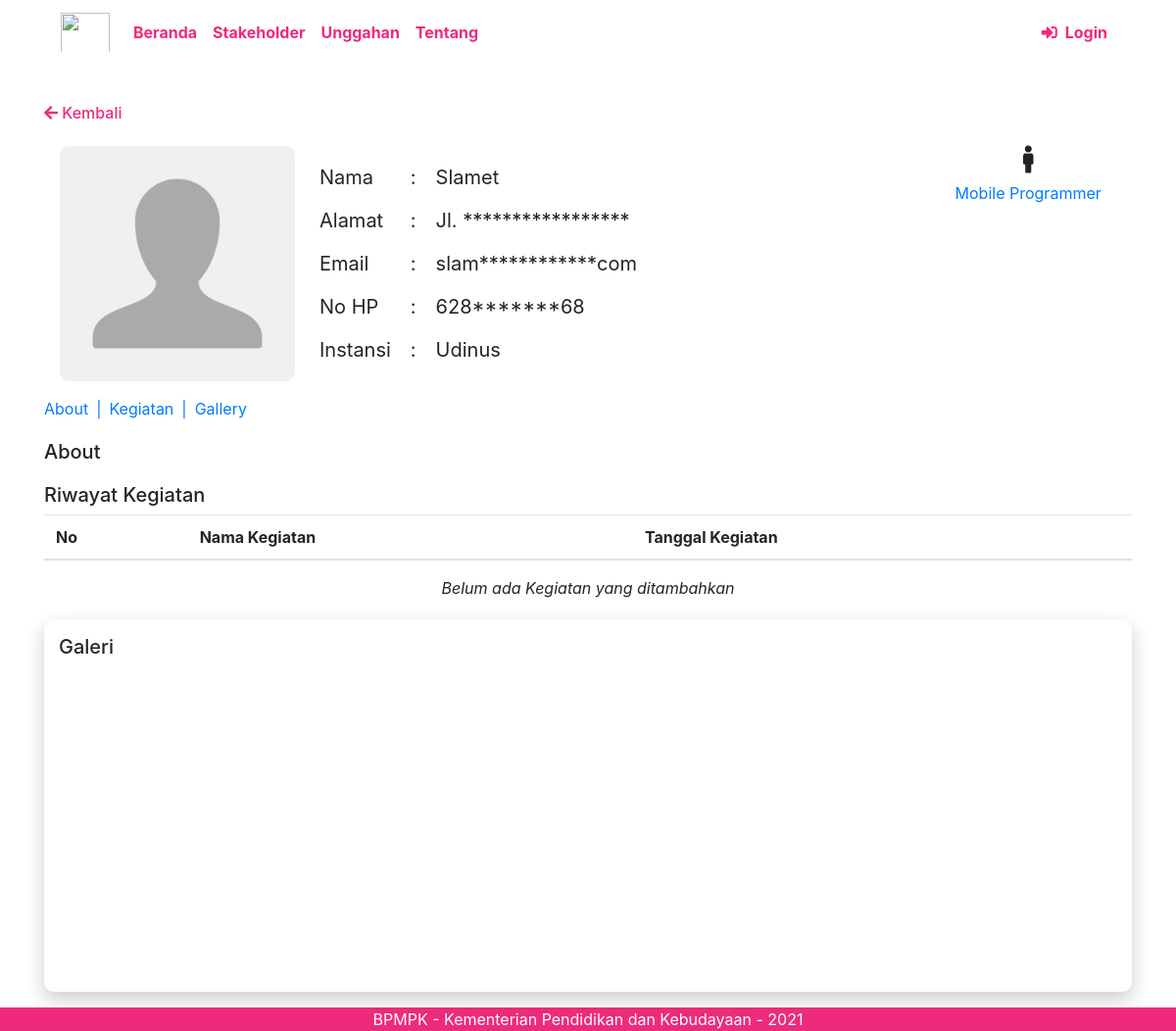
Page /stakeholder/detailData/24 on the committed database.
### tables this page shows
CREATE TABLE `user_data` (
  `id_user` int(5) NOT NULL,
  `fullname` varchar(100) DEFAULT NULL,
  `email` varchar(50) DEFAULT NULL,
  `password` varchar(1000) DEFAULT NULL,
  `photo_user` varchar(100) DEFAULT NULL,
  `address_user` varchar(100) DEFAULT NULL,
  `phone_user` varchar(20) DEFAULT NULL,
  `id_category_user` int(2) DEFAULT NULL,
  `id_keahlian_user` int(3) DEFAULT NULL,
  `instansi` varchar(500) DEFAULT NULL,
  `gender` enum('male','female') DEFAULT NULL,
  `about` text,
  `status` enum('active','non active') DEFAULT NULL
);

CREATE TABLE `user_keahlian` (
  `id_keahlian` int(3) NOT NULL,
  `keahlian_user` varchar(50) DEFAULT NULL
);

### application/modules/stakeholder/controllers/Stakeholder.php (called while the page is built, shortened)
<?php
class Stakeholder extends CI_Controller
{
    public function __construct()
    {
        $this->load->model('m_stakeholder');
    }
    public function detailData($id = null)
    {
        $data['title'] = "Data Stakeholder";
        $data['user'] = $this->db->get_where('user_data', ['id_user' => $this->session->userdata('id_user')])->row();
        $data["stakeholder_data"] = $this->m_stakeholder->tampil_data($id);
        $data["kegiatan"] = $this->m_stakeholder->tampil_kegiatan($id)->result();
        $data["gallery"] = $this->m_stakeholder->tampil_gallery($id)->result();
        $this->load->view('template/header_view', $data);
        $this->load->view('template/nav_view', $data);
        $this->load->view('data_view', $data);
        $this->load->view('template/footer_view');
    }
}

### index.php (called while the page is built, shortened)
<?php
require_once BASEPATH.'core/CodeIgniter.php';

### application/modules/stakeholder/models/M_stakeholder.php (called while the page is built, shortened)
<?php
class m_stakeholder extends CI_Model
{
	public function tampil_data($id)
	{
		$this->db->select("*");
		$this->db->from("user_data");
		$this->db->join('user_kategori', 'user_kategori.id_cat = user_data.id_category_user');
		$this->db->join('user_keahlian', 'user_keahlian.id_keahlian = user_data.id_keahlian_user', 'left');
		$this->db->where("user_data.id_user=" . $id);
		return $this->db->get()->row();
	}
	public function tampil_gallery($id)
	{
		$this->db->select('*');
		$this->db->from('user_produk');
		$this->db->join('kategori_file', 'kategori_file.id_kategori_file = user_produk.id_kategori', 'left');
		$this->db->where('id_user =' . $id);
		$this->db->where('status_produk ', '2');
		return $this->db->get();
	}
}

### application/modules/stakeholder/views/data_view.php (the view, shortened to what this page needs)
<body>
    <div id="data_detail" class="container my-3  py-4 ">
        <a class="back-link" href="<?= base_url('stakeholder') ?>">
            <h6 ><i class="fas fa-arrow-left "></i> Kembali</h6>
        </a>
        <div class="detail row my-auto px-3 py-3">
            <img id="profile_image" class=" photo_user" src="<?= base_url('storage/profile_user/' . $stakeholder_data->photo_user) ?>" alt="">
            <div class="col biodata">
                <table>
                    <tr class="txtbio">
                        <td> Nama</td>
                        <td>:</td>
                        <td><?= $stakeholder_data->fullname ?></td>
                    </tr>
                    <tr class="txtbio">
                        <td>Alamat</td>
                        <td>:</td>
                        <td>
                            <?php if (!$this->session->userdata('id_user')) {
                                $address = $stakeholder_data->address_user;
                                if ($address != '') {
                                    $count = strlen($address) - 4;
                                    $output = substr_replace($address, str_repeat('*', $count), 4, $count);
                                    echo $output;
                                }
                            } else {
                                echo $stakeholder_data->address_user;
                            } ?>
                        </td>
                    </tr>
                    <tr class="txtbio">
                        <td>Email</td>
                        <td>:</td>
                        <td>
                            <?php if (!$this->session->userdata('id_user')) {
                                $email = $stakeholder_data->email;
                                $count = strlen($email) - 7;
                                $output = substr_replace($email, str_repeat('*', $count), 4, $count);
                                echo $output;
                            } else {
                                echo $stakeholder_data->email;
                            } ?>
                        </td>
                    </tr>
                    <tr class="txtbio">
                        <td>No HP</td>
                        <td>:</td>
                        <td>
                            <?php if (!$this->session->userdata('id_user')) {
                                $phone = $stakeholder_data->phone_user;
                                $count = strlen($phone) - 5;
                                $output = substr_replace($phone, str_repeat('*', $count), 3, $count);
                                echo $output;
                            } else {
                                echo $stakeholder_data->phone_user;
                            } ?>
                        </td>
                    </tr>
                    <tr class="txtbio">
                        <td> Instansi</td>
                        <td>:</td>
                        <td><?= $stakeholder_data->instansi ?></td>
                    </tr>
                </table>
            </div>
            <div class="text-center col col-lg-2">
                <h3 class="fas fa-<?= $stakeholder_data->gender ?> "></h3>
                <br>
                <span class="text-primary"><?= $stakeholder_data->keahlian_user ?></span>
            </div>
        </div>
        <div class="row">
            <a href=<?= base_url('stakeholder/detailData/' . $stakeholder_data->id_user . '#About') ?>>About</a>
            <a class="mx-2 text-primary">|</a>
            <a href="<?= base_url('stakeholder/detailData/' . $stakeholder_data->id_user . '#Kegiatan') ?>">Kegiatan</a>
            <a class="mx-2 text-primary">|</a>
            <a href="<?= base_url('stakeholder/detailData/' . $stakeholder_data->id_user . '#Gallery') ?>">Gallery</a>
        </div>
        <div style="margin-top: 20px;" id="About">
            <h5>About</h5>
        </div>
        <div style="margin-top: 20px;" id="Kegiatan">
            <h5>Riwayat Kegiatan</h5>
            <table class="table">
                <thead>
                    <tr>
                        <th scope="col">No</th>
                        <th scope="col">Nama Kegiatan</th>
                        <th scope="col">Tanggal Kegiatan</th>
                    </tr>
                </thead>
            </table>
            <?php if (empty($kegiatan)){ echo "<div class='text-center font-italic'><span class='' disabled>Belum ada Kegiatan yang ditambahkan</span></div>";}?>
        </div>
        <div class="row row-item galery" id="Gallery">
            <div class="col">
                <h5 class="mb-3 mt-3">Galeri</h5>
                <div class="container grid container-galery">
                </div>
            </div>
        </div>
    </div>
</body>

### assets/css+/css.css (style rules this page uses)
body { position: relative; min-height: 100%; }
.row { margin-right: 0px; margin-left: 0px; }
#data_detail .row-item { margin-top: 20px; }
.detail img { height: 15rem; width: 15rem; border-radius: 9px; object-fit: cover; }
.detail .biodata { height: max-content; height: auto; align-content: center; margin-top: auto; margin-bottom: auto; }
.txtbio { font-size: 1.25rem; height: auto; }
.txtbio td { padding: 10px; }
.galery { border-radius: 10px; box-shadow: 0 8px 20px 0 rgba(0, 0, 0, 0.2); }
.grid { display: grid; grid-template-columns: repeat(4, 1fr); grid-gap: 5px; }
.container-galery { height: 300px; white-space: nowrap; overflow-x: auto; }
.grid { margin: 20px auto; max-width: 1000px; }
.back-link { color: #ee2a7b; width: fit-content; }

### rows in the picture
user_data: photo_user (placeholder picture), fullname "Slamet", address_user "Jl. *****************", email "slam************com", phone_user "628*******68", instansi "Udinus", user_keahlian.keahlian_user "Mobile Programmer"
